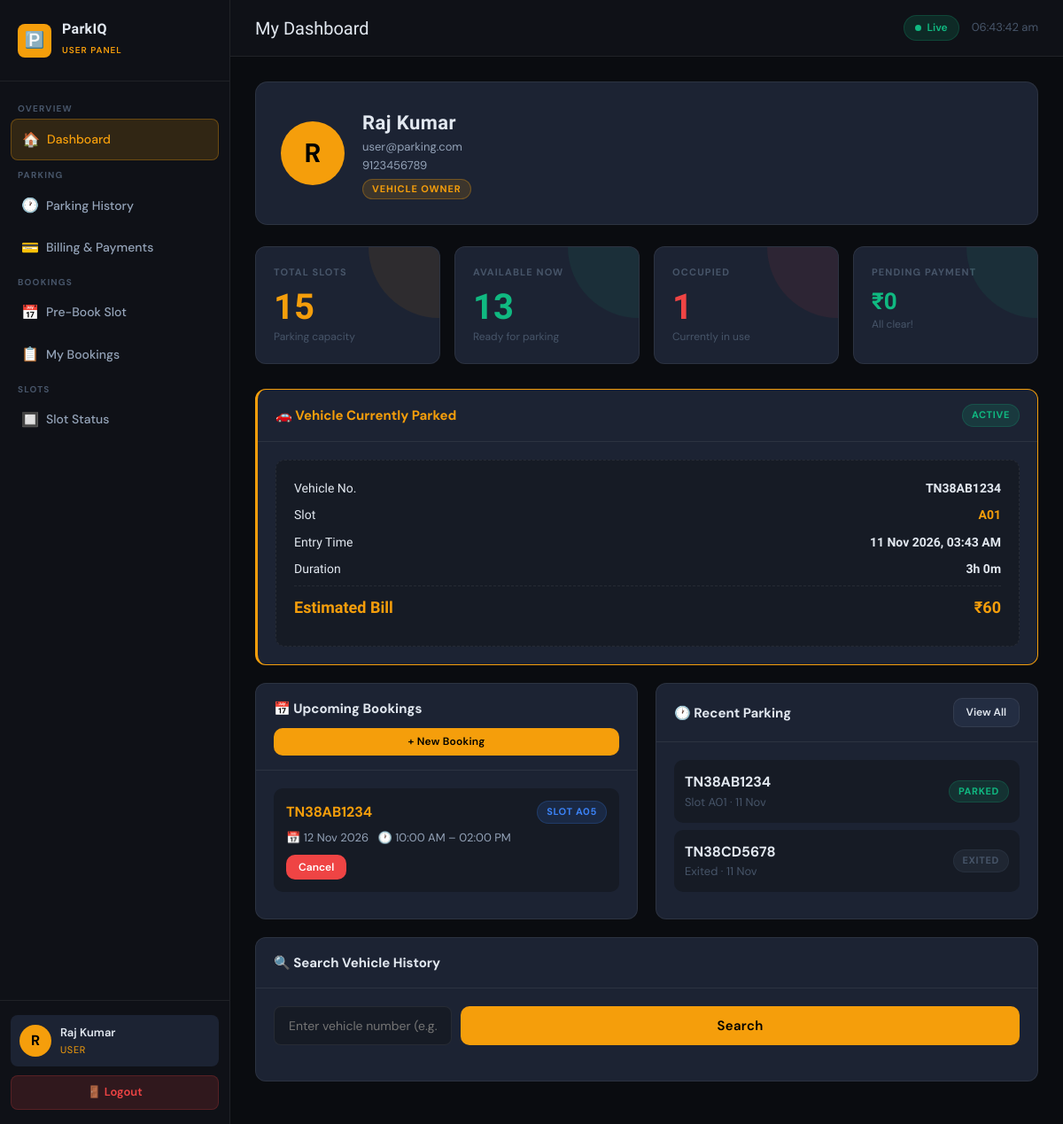
The page /user/dashboard.php (signed in) on the database its author committed.
### tables this page shows
CREATE TABLE IF NOT EXISTS vehicles (
    id INT AUTO_INCREMENT PRIMARY KEY,
    user_id INT,
    vehicle_number VARCHAR(20) NOT NULL,
    vehicle_type ENUM('2W','4W') DEFAULT '4W',
    owner_name VARCHAR(100),
    slot_id INT,
    entry_time DATETIME,
    exit_time DATETIME,
    status ENUM('parked','exited') DEFAULT 'parked',
    created_at TIMESTAMP DEFAULT CURRENT_TIMESTAMP,
    updated_at TIMESTAMP DEFAULT CURRENT_TIMESTAMP ON UPDATE CURRENT_TIMESTAMP,
    FOREIGN KEY (user_id) REFERENCES users(id) ON DELETE SET NULL,
    FOREIGN KEY (slot_id) REFERENCES parking_slots(id) ON DELETE SET NULL
);

CREATE TABLE IF NOT EXISTS parking_slots (
    id INT AUTO_INCREMENT PRIMARY KEY,
    slot_number VARCHAR(10) NOT NULL UNIQUE,
    slot_type ENUM('2W','4W') DEFAULT '4W',
    status ENUM('available','occupied','reserved') DEFAULT 'available',
    created_at TIMESTAMP DEFAULT CURRENT_TIMESTAMP,
    updated_at TIMESTAMP DEFAULT CURRENT_TIMESTAMP ON UPDATE CURRENT_TIMESTAMP
);

CREATE TABLE IF NOT EXISTS bookings (
    id INT AUTO_INCREMENT PRIMARY KEY,
    user_id INT NOT NULL,
    slot_id INT NOT NULL,
    vehicle_number VARCHAR(20) NOT NULL,
    booking_date DATE NOT NULL,
    start_time TIME NOT NULL,
    end_time TIME NOT NULL,
    status ENUM('active','completed','cancelled') DEFAULT 'active',
    created_at TIMESTAMP DEFAULT CURRENT_TIMESTAMP,
    updated_at TIMESTAMP DEFAULT CURRENT_TIMESTAMP ON UPDATE CURRENT_TIMESTAMP,
    FOREIGN KEY (user_id) REFERENCES users(id) ON DELETE CASCADE,
    FOREIGN KEY (slot_id) REFERENCES parking_slots(id) ON DELETE CASCADE
);

### user/dashboard.php (the view, shortened to what this page needs)
<?php
require_once '../includes/config.php';
$uid = $_SESSION['user_id'];
$total   = $conn->query("SELECT COUNT(*) c FROM parking_slots")->fetch_assoc()['c'];
$avail   = $conn->query("SELECT COUNT(*) c FROM parking_slots WHERE status='available'")->fetch_assoc()['c'];
$occup   = $conn->query("SELECT COUNT(*) c FROM parking_slots WHERE status='occupied'")->fetch_assoc()['c'];
$active = $conn->query("SELECT v.*, ps.slot_number FROM vehicles v LEFT JOIN parking_slots ps ON ps.id=v.slot_id WHERE v.user_id=$uid AND v.status='parked' LIMIT 1")->fetch_assoc();
$pending_amt = $conn->query("SELECT COALESCE(SUM(amount),0) t FROM billing WHERE user_id=$uid AND payment_status='pending'")->fetch_assoc()['t'];
$bookings = $conn->query("SELECT b.*, ps.slot_number FROM bookings b LEFT JOIN parking_slots ps ON ps.id=b.slot_id WHERE b.user_id=$uid AND b.status='active' ORDER BY b.booking_date ASC LIMIT 5");
$history = $conn->query("SELECT v.*, ps.slot_number FROM vehicles v LEFT JOIN parking_slots ps ON ps.id=v.slot_id WHERE v.user_id=$uid ORDER BY v.created_at DESC LIMIT 5");
?>
<!DOCTYPE html>
<html lang="en">
<head>
<link rel="stylesheet" href="../css/style.css">
</head>
<body>
<div class="dashboard-wrapper">
  <?php include '../includes/user_sidebar.php'; ?>
  <div class="main-content">
    <div class="topbar">
      <div class="flex items-center gap-3">
        <span class="topbar-title">My Dashboard</span>
      </div>
      <div class="topbar-right">
        <div class="live-badge"><div class="live-dot"></div>Live</div>
        <span class="text-muted" id="clock"></span>
      </div>
    </div>
    <div class="page-content">
      <div class="profile-card fade-in">
        <div class="profile-avatar"><?= strtoupper(substr($_SESSION['name'],0,1)) ?></div>
        <div class="profile-meta">
          <h2><?= htmlspecialchars($_SESSION['name']) ?></h2>
          <p><?= htmlspecialchars($_SESSION['email']) ?></p>
          <p><?= htmlspecialchars($_SESSION['phone'] ?? '') ?></p>
          <span class="role-chip">Vehicle Owner</span>
        </div>
      </div>
      <div class="stats-grid fade-in">
        <div class="stat-card amber">
          <div class="stat-label">Total Slots</div>
          <div class="stat-value"><?= $total ?></div>
          <div class="stat-sub">Parking capacity</div>
        </div>
        <div class="stat-card green">
          <div class="stat-label">Available Now</div>
          <div class="stat-value"><?= $avail ?></div>
          <div class="stat-sub">Ready for parking</div>
        </div>
        <div class="stat-card red">
          <div class="stat-label">Occupied</div>
          <div class="stat-value"><?= $occup ?></div>
          <div class="stat-sub">Currently in use</div>
        </div>
        <div class="stat-card <?= $pending_amt > 0 ? 'amber' : 'green' ?>">
          <div class="stat-label">Pending Payment</div>
          <div class="stat-value" style="font-size:26px">₹<?= number_format($pending_amt, 0) ?></div>
          <div class="stat-sub"><?= $pending_amt > 0 ? 'Dues remaining' : 'All clear!' ?></div>
        </div>
      </div>
      <?php if ($active): ?>
      <?php $mins = round((time()-strtotime($active['entry_time']))/60); $h=floor($mins/60); $m=$mins%60; $est=max(20,ceil($mins/60)*20); ?>
      <div class="card fade-in" style="border-color:var(--amber);border-left:3px solid var(--amber)">
        <div class="card-header">
          <span class="card-title text-amber">🚗 Vehicle Currently Parked</span>
          <span class="badge badge-green">Active</span>
        </div>
        <div class="card-body">
          <div class="receipt">
            <div class="receipt-row"><span>Vehicle No.</span><strong><?= htmlspecialchars($active['vehicle_number']) ?></strong></div>
            <div class="receipt-row"><span>Slot</span><strong class="text-amber"><?= $active['slot_number'] ?></strong></div>
            <div class="receipt-row"><span>Entry Time</span><strong><?= date('d M Y, h:i A', strtotime($active['entry_time'])) ?></strong></div>
            <div class="receipt-row"><span>Duration</span><strong><?= $h>0?"{$h}h {$m}m":"{$m}m" ?></strong></div>
            <div class="receipt-row total"><span>Estimated Bill</span><strong>₹<?= $est ?></strong></div>
          </div>
        </div>
      </div>
      <?php endif; ?>
      <div class="grid-2">
        <div class="card fade-in">
          <div class="card-header">
            <span class="card-title">📅 Upcoming Bookings</span>
            <a href="booking.php" class="btn btn-primary btn-sm">+ New Booking</a>
          </div>
          <div class="card-body">
            <?php if ($bookings->num_rows === 0): ?>
              <div class="empty-state"><div class="icon">📅</div><p>No upcoming bookings.</p><a href="booking.php" class="btn btn-primary btn-sm" style="margin-top:10px">Book a Slot</a></div>
            <?php else: while ($b = $bookings->fetch_assoc()): ?>
            <div style="background:var(--bg-surface);border-radius:10px;padding:14px;margin-bottom:10px">
              <div class="flex items-center" style="justify-content:space-between;margin-bottom:6px">
                <strong class="text-amber"><?= htmlspecialchars($b['vehicle_number']) ?></strong>
                <span class="badge badge-blue">Slot <?= $b['slot_number'] ?></span>
              </div>
              <div style="font-size:13px;color:var(--text-secondary)">
                📅 <?= date('d M Y', strtotime($b['booking_date'])) ?> &nbsp;
                🕐 <?= date('h:i A', strtotime($b['start_time'])) ?> – <?= date('h:i A', strtotime($b['end_time'])) ?>
              </div>
              <button onclick="cancelBooking(<?= $b['id'] ?>)" class="btn btn-danger btn-sm" style="margin-top:8px">Cancel</button>
            </div>
            <?php endwhile; endif; ?>
          </div>
        </div>
        <div class="card fade-in">
          <div class="card-header">
            <span class="card-title">🕐 Recent Parking</span>
            <a href="history.php" class="btn btn-secondary btn-sm">View All</a>
          </div>
          <div class="card-body">
            <?php if ($history->num_rows === 0): ?>
              <div class="empty-state"><div class="icon">🚗</div><p>No parking history.</p></div>
            <?php else: while ($v = $history->fetch_assoc()): ?>
            <div style="background:var(--bg-surface);border-radius:10px;padding:12px;margin-bottom:8px;display:flex;justify-content:space-between;align-items:center">
              <div>
                <strong><?= htmlspecialchars($v['vehicle_number']) ?></strong>
                <div class="text-muted"><?= $v['slot_number'] ? 'Slot '.$v['slot_number'] : 'Exited' ?> · <?= date('d M', strtotime($v['created_at'])) ?></div>
              </div>
              <span class="badge <?= $v['status']==='parked'?'badge-green':'badge-muted' ?>"><?= $v['status'] ?></span>
            </div>
            <?php endwhile; endif; ?>
          </div>
        </div>
      </div>
      <div class="card fade-in">
        <div class="card-header"><span class="card-title">🔍 Search Vehicle History</span></div>
        <div class="card-body">
          <div class="search-bar">
            <input type="text" id="vehicleSearch" placeholder="Enter vehicle number (e.g. TN38AB1234)">
            <button onclick="searchVehicle()" class="btn btn-primary">Search</button>
          </div>
        </div>
      </div>
    </div>
  </div>
</div>
</body>
</html>

### rows shown on the page
vehicles: vehicle_number "TN38AB1234", slot.slot_number "A01", entry_time "11 Nov 2026, 03:43 AM", entry_time "3", entry_time "0", entry_time "60", created_at "11 Nov", status "PARKED"
bookings: vehicle_number "TN38AB1234", slot.slot_number "A05", booking_date "12 Nov 2026", start_time "10:00 AM", end_time "02:00 PM"
vehicles: vehicle_number "TN38CD5678", shows "Exited", created_at "11 Nov", status "EXITED"

### other values the page prints
$initial "R"
$name "Raj Kumar"
substr($_SESSION['name'],0,1) "R"
$_SESSION['name'] "Raj Kumar"
$_SESSION['email'] "user@parking.com"
$_SESSION['phone'] "9123456789"
$total "15"
$avail "13"
$occup "1"
$pending_amt "0"
